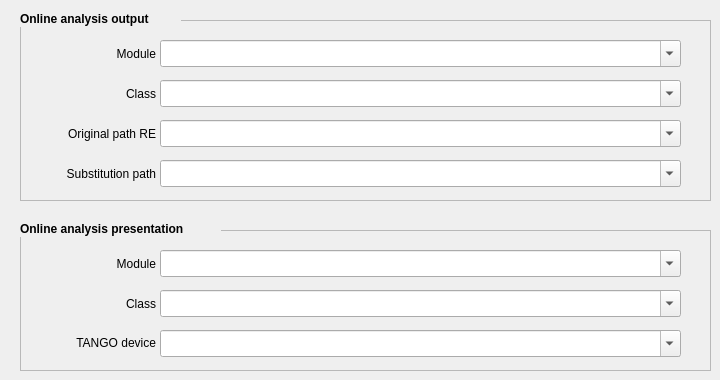
    <widget class="QWidget" name="output_tab">
     <attribute name="title">
      <string>Output</string>
     </attribute>
     <widget class="QFrame" name="frame">
      <property name="geometry">
       <rect>
        <x>20</x>
        <y>20</y>
        <width>691</width>
        <height>181</height>
       </rect>
      </property>
      <property name="frameShape">
       <enum>QFrame::StyledPanel</enum>
      </property>
      <property name="frameShadow">
       <enum>QFrame::Raised</enum>
      </property>
      <widget class="QLabel" name="label_3">
       <property name="geometry">
        <rect>
         <x>70</x>
         <y>25</y>
         <width>66</width>
         <height>17</height>
        </rect>
       </property>
       <property name="text">
        <string>Module</string>
       </property>
       <property name="alignment">
        <set>Qt::AlignRight|Qt::AlignTrailing|Qt::AlignVCenter</set>
       </property>
      </widget>
      <widget class="QLabel" name="label_4">
       <property name="geometry">
        <rect>
         <x>70</x>
         <y>65</y>
         <width>66</width>
         <height>17</height>
        </rect>
       </property>
       <property name="text">
        <string>Class</string>
       </property>
       <property name="alignment">
        <set>Qt::AlignRight|Qt::AlignTrailing|Qt::AlignVCenter</set>
       </property>
      </widget>
      <widget class="QLabel" name="label_7">
       <property name="geometry">
        <rect>
         <x>15</x>
         <y>104</y>
         <width>121</width>
         <height>20</height>
        </rect>
       </property>
       <property name="text">
        <string>Original path RE</string>
       </property>
       <property name="alignment">
        <set>Qt::AlignRight|Qt::AlignTrailing|Qt::AlignVCenter</set>
       </property>
      </widget>
      <widget class="QLabel" name="label_8">
       <property name="geometry">
        <rect>
         <x>15</x>
         <y>144</y>
         <width>121</width>
         <height>20</height>
        </rect>
       </property>
       <property name="text">
        <string>Substitution path</string>
       </property>
       <property name="alignment">
        <set>Qt::AlignRight|Qt::AlignTrailing|Qt::AlignVCenter</set>
       </property>
      </widget>
      <widget class="QComboBox" name="oa_module">
       <property name="geometry">
        <rect>
         <x>140</x>
         <y>20</y>
         <width>521</width>
         <height>27</height>
        </rect>
       </property>
       <property name="whatsThis">
        <string>&lt;html&gt;&lt;head/&gt;&lt;body&gt;&lt;p&gt;The module from which the OnlineAnalysis server should load the processing output class. &lt;/p&gt;&lt;p&gt;&lt;span style=&quot; font-weight:600;&quot;&gt;WARNING: a wrong value here may prevent the OA from working. Change it only if you know what you are doing.&lt;/span&gt;&lt;/p&gt;&lt;/body&gt;&lt;/html&gt;</string>
       </property>
       <property name="editable">
        <bool>true</bool>
       </property>
       <property name="frame">
        <bool>true</bool>
       </property>
      </widget>
      <widget class="QComboBox" name="oa_class">
       <property name="geometry">
        <rect>
         <x>140</x>
         <y>60</y>
         <width>521</width>
         <height>27</height>
        </rect>
       </property>
       <property name="whatsThis">
        <string>&lt;html&gt;&lt;head/&gt;&lt;body&gt;&lt;p&gt;The Python class that will handle the output of the processing part, i.e. the results from the algorithms. The standard output modules are:
&lt;ul&gt;
&lt;li&gt;&lt;b&gt;NoOut:&lt;/b&gt; this module will do nothing&lt;/li&gt;
&lt;li&gt;&lt;b&gt;OA2HDF:&lt;/b&gt; this module will save the results in an HDF5 file (one file for each input file, with results saved bunch by bunch).&lt;/li&gt;
&lt;/ul&gt;
&lt;/p&gt;&lt;p&gt;&lt;span style=&quot; font-weight:600;&quot;&gt;WARNING: a wrong value here may prevent the OA from working. Change it only if you know what you are doing.&lt;/span&gt;&lt;/p&gt;&lt;/body&gt;&lt;/html&gt;</string>
       </property>
       <property name="editable">
        <bool>true</bool>
       </property>
       <property name="frame">
        <bool>true</bool>
       </property>
      </widget>
      <widget class="QComboBox" name="oa_path_re">
       <property name="geometry">
        <rect>
         <x>140</x>
         <y>100</y>
         <width>521</width>
         <height>27</height>
        </rect>
       </property>
       <property name="whatsThis">
        <string>&lt;html&gt;&lt;head/&gt;&lt;body&gt;&lt;p&gt;A regular expression used by the OA2HDF output module to mangle the path of the file loaded by the OA to produce the path in which the ouput file should be saved.&lt;/p&gt;&lt;p&gt;&lt;span style=&quot; font-weight:600;&quot;&gt;WARNING: a wrong value here will prevent the OA2HDF module from saving files or may save files in unexpected locations. Change it with care.&lt;/span&gt;&lt;/p&gt;&lt;/body&gt;&lt;/html&gt;</string>
       </property>
       <property name="editable">
        <bool>true</bool>
       </property>
       <property name="frame">
        <bool>true</bool>
       </property>
      </widget>
      <widget class="QComboBox" name="oa_outpath">
       <property name="geometry">
        <rect>
         <x>140</x>
         <y>140</y>
         <width>521</width>
         <height>27</height>
        </rect>
       </property>
       <property name="whatsThis">
        <string>&lt;html&gt;&lt;head/&gt;&lt;body&gt;&lt;p&gt;The value used by the OA2HDF module as a replacement for the path selected by the regular expression to produce the output path.&lt;/p&gt;&lt;p&gt;&lt;span style=&quot; font-weight:600;&quot;&gt;WARNING: a wrong value here will prevent the OA2HDF module from saving files or may save files in unexpected locations. Change it with care.&lt;/span&gt;&lt;/p&gt;&lt;/body&gt;&lt;/html&gt;</string>
       </property>
       <property name="editable">
        <bool>true</bool>
       </property>
       <property name="frame">
        <bool>true</bool>
       </property>
      </widget>
     </widget>
     <widget class="QFrame" name="frame_3">
      <property name="geometry">
       <rect>
        <x>20</x>
        <y>230</y>
        <width>691</width>
        <height>141</height>
       </rect>
      </property>
      <property name="frameShape">
       <enum>QFrame::StyledPanel</enum>
      </property>
      <property name="frameShadow">
       <enum>QFrame::Raised</enum>
      </property>
      <widget class="QLabel" name="label_5">
       <property name="geometry">
        <rect>
         <x>70</x>
         <y>65</y>
         <width>66</width>
         <height>17</height>
        </rect>
       </property>
       <property name="text">
        <string>Class</string>
       </property>
       <property name="alignment">
        <set>Qt::AlignRight|Qt::AlignTrailing|Qt::AlignVCenter</set>
       </property>
      </widget>
      <widget class="QLabel" name="label_6">
       <property name="geometry">
        <rect>
         <x>70</x>
         <y>25</y>
         <width>66</width>
         <height>17</height>
        </rect>
       </property>
       <property name="text">
        <string>Module</string>
       </property>
       <property name="alignment">
        <set>Qt::AlignRight|Qt::AlignTrailing|Qt::AlignVCenter</set>
       </property>
      </widget>
      <widget class="QLabel" name="label_9">
       <property name="geometry">
        <rect>
         <x>35</x>
         <y>103</y>
         <width>101</width>
         <height>20</height>
        </rect>
       </property>
       <property name="text">
        <string>TANGO device</string>
       </property>
       <property name="alignment">
        <set>Qt::AlignRight|Qt::AlignTrailing|Qt::AlignVCenter</set>
       </property>
      </widget>
      <widget class="QComboBox" name="pres_module">
       <property name="geometry">
        <rect>
         <x>140</x>
         <y>20</y>
         <width>521</width>
         <height>27</height>
        </rect>
       </property>
       <property name="whatsThis">
        <string>&lt;html&gt;&lt;head/&gt;&lt;body&gt;&lt;p&gt;The module from which the OnlineAnalysis server should load the presentation output class. &lt;/p&gt;&lt;p&gt;&lt;span style=&quot; font-weight:600;&quot;&gt;WARNING: a wrong value here may prevent the OA from working. Change it only if you know what you are doing.&lt;/span&gt;&lt;/p&gt;&lt;/body&gt;&lt;/html&gt;</string>
       </property>
       <property name="editable">
        <bool>true</bool>
       </property>
       <property name="frame">
        <bool>true</bool>
       </property>
      </widget>
      <widget class="QComboBox" name="pres_class">
       <property name="geometry">
        <rect>
         <x>140</x>
         <y>60</y>
         <width>521</width>
         <height>27</height>
        </rect>
       </property>
       <property name="whatsThis">
        <string>&lt;!DOCTYPE HTML PUBLIC &quot;-//W3C//DTD HTML 4.0//EN&quot; &quot;http://www.w3.org/TR/REC-html40/strict.dtd&quot;&gt;
&lt;html&gt;&lt;head&gt;&lt;meta name=&quot;qrichtext&quot; content=&quot;1&quot; /&gt;&lt;style type=&quot;text/css&quot;&gt;
p, li { white-space: pre-wrap; }
&lt;/style&gt;&lt;/head&gt;&lt;body style=&quot; font-family:'Ubuntu'; font-size:11pt; font-weight:400; font-style:normal;&quot;&gt;
&lt;p style=&quot; margin-top:0px; margin-bottom:0px; margin-left:0px; margin-right:0px; -qt-block-indent:0; text-indent:0px;&quot;&gt;The Python class that will handle the output of the post-processing part, i.e. the results from the presenters. The standard output modules are:
&lt;ul&gt;
&lt;li&gt;&lt;b&gt;NoOut:&lt;/b&gt; this module will do nothing&lt;/li&gt;
&lt;li&gt;&lt;b&gt;Export2Tango:&lt;/b&gt; this module will output the results to a DynamicAttribute TANGO server.&lt;/li&gt;
&lt;/ul&gt;
&lt;/p&gt;
&lt;p style=&quot; margin-top:12px; margin-bottom:12px; margin-left:0px; margin-right:0px; -qt-block-indent:0; text-indent:0px;&quot;&gt;&lt;span style=&quot; font-weight:600;&quot;&gt;WARNING: a wrong value here may prevent the OA from working. Change it only if you know what you are doing.&lt;/span&gt;&lt;/p&gt;&lt;/body&gt;&lt;/html&gt;</string>
       </property>
       <property name="editable">
        <bool>true</bool>
       </property>
       <property name="frame">
        <bool>true</bool>
       </property>
      </widget>
      <widget class="QComboBox" name="pres_device">
       <property name="geometry">
        <rect>
         <x>140</x>
         <y>100</y>
         <width>521</width>
         <height>27</height>
        </rect>
       </property>
       <property name="whatsThis">
        <string>&lt;html&gt;&lt;head/&gt;&lt;body&gt;&lt;p&gt;The path to the DynamicAttribute TANGO device that will handle the distribution of the results. If the device is not configured in the standard TANGO database for the machine hosting the OA server, the full address of the DB server must be specified (e.g. dbserver.elettra.trieste.unimi.it:10000/path/to/dynserver)&lt;/p&gt;&lt;p&gt;&lt;span style=&quot; font-weight:600;&quot;&gt;WARNING: a wrong value here will prevent the Export2Tango module to operate. Change it with care.&lt;/span&gt;&lt;/p&gt;&lt;/body&gt;&lt;/html&gt;</string>
       </property>
       <property name="editable">
        <bool>true</bool>
       </property>
       <property name="frame">
        <bool>true</bool>
       </property>
      </widget>
     </widget>
     <widget class="QLabel" name="label_2">
      <property name="geometry">
       <rect>
        <x>20</x>
        <y>220</y>
        <width>201</width>
        <height>17</height>
       </rect>
      </property>
      <property name="font">
       <font>
        <weight>75</weight>
        <bold>true</bold>
       </font>
      </property>
      <property name="autoFillBackground">
       <bool>true</bool>
      </property>
      <property name="text">
       <string>Online analysis presentation</string>
      </property>
     </widget>
     <widget class="QLabel" name="label">
      <property name="geometry">
       <rect>
        <x>20</x>
        <y>10</y>
        <width>161</width>
        <height>17</height>
       </rect>
      </property>
      <property name="font">
       <font>
        <weight>75</weight>
        <bold>true</bold>
       </font>
      </property>
      <property name="autoFillBackground">
       <bool>true</bool>
      </property>
      <property name="text">
       <string>Online analysis output</string>
      </property>
     </widget>
    </widget>
